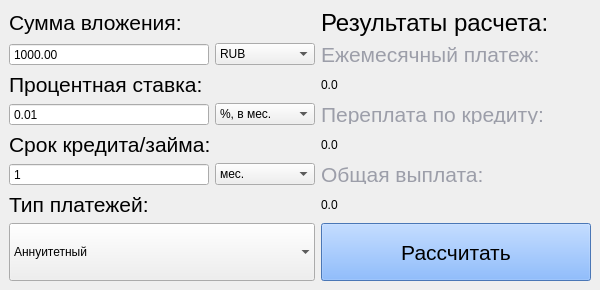
<?xml version="1.0" encoding="UTF-8"?>
<ui version="4.0">
 <class>CreditCalc</class>
 <widget class="QMainWindow" name="CreditCalc">
  <property name="geometry">
   <rect>
    <x>0</x>
    <y>0</y>
    <width>600</width>
    <height>290</height>
   </rect>
  </property>
  <property name="sizePolicy">
   <sizepolicy hsizetype="Expanding" vsizetype="Expanding">
    <horstretch>0</horstretch>
    <verstretch>0</verstretch>
   </sizepolicy>
  </property>
  <property name="minimumSize">
   <size>
    <width>600</width>
    <height>280</height>
   </size>
  </property>
  <property name="maximumSize">
   <size>
    <width>600</width>
    <height>290</height>
   </size>
  </property>
  <property name="windowTitle">
   <string>MainWindow</string>
  </property>
  <widget class="QWidget" name="centralwidget">
   <layout class="QHBoxLayout" name="horizontalLayout">
    <item>
     <layout class="QGridLayout" name="gridLayout_3">
      <item row="3" column="0">
       <widget class="QDoubleSpinBox" name="doubleSpinBox_2">
        <property name="sizePolicy">
         <sizepolicy hsizetype="Minimum" vsizetype="Fixed">
          <horstretch>0</horstretch>
          <verstretch>0</verstretch>
         </sizepolicy>
        </property>
        <property name="minimumSize">
         <size>
          <width>180</width>
          <height>0</height>
         </size>
        </property>
        <property name="maximumSize">
         <size>
          <width>200</width>
          <height>16777215</height>
         </size>
        </property>
        <property name="buttonSymbols">
         <enum>QAbstractSpinBox::NoButtons</enum>
        </property>
        <property name="decimals">
         <number>2</number>
        </property>
        <property name="minimum">
         <double>0.010000000000000</double>
        </property>
       </widget>
      </item>
      <item row="6" column="0">
       <widget class="QLabel" name="label">
        <property name="sizePolicy">
         <sizepolicy hsizetype="Expanding" vsizetype="Maximum">
          <horstretch>0</horstretch>
          <verstretch>0</verstretch>
         </sizepolicy>
        </property>
        <property name="maximumSize">
         <size>
          <width>200</width>
          <height>16777215</height>
         </size>
        </property>
        <property name="font">
         <font>
          <pointsize>16</pointsize>
         </font>
        </property>
        <property name="text">
         <string>Тип платежей:</string>
        </property>
       </widget>
      </item>
      <item row="4" column="2">
       <widget class="QLabel" name="label_8">
        <property name="text">
         <string>0.0</string>
        </property>
       </widget>
      </item>
      <item row="2" column="0">
       <widget class="QLabel" name="label_2">
        <property name="sizePolicy">
         <sizepolicy hsizetype="Expanding" vsizetype="Maximum">
          <horstretch>0</horstretch>
          <verstretch>0</verstretch>
         </sizepolicy>
        </property>
        <property name="maximumSize">
         <size>
          <width>200</width>
          <height>16777215</height>
         </size>
        </property>
        <property name="font">
         <font>
          <pointsize>16</pointsize>
         </font>
        </property>
        <property name="frameShape">
         <enum>QFrame::NoFrame</enum>
        </property>
        <property name="lineWidth">
         <number>2</number>
        </property>
        <property name="text">
         <string>Процентная ставка:</string>
        </property>
       </widget>
      </item>
      <item row="5" column="2">
       <widget class="QLabel" name="label_9">
        <property name="sizePolicy">
         <sizepolicy hsizetype="Preferred" vsizetype="Maximum">
          <horstretch>0</horstretch>
          <verstretch>0</verstretch>
         </sizepolicy>
        </property>
        <property name="minimumSize">
         <size>
          <width>0</width>
          <height>20</height>
         </size>
        </property>
        <property name="maximumSize">
         <size>
          <width>16777215</width>
          <height>20</height>
         </size>
        </property>
        <property name="font">
         <font>
          <pointsize>16</pointsize>
         </font>
        </property>
        <property name="styleSheet">
         <string notr="true">QLabel {
	color: rgb(156, 158, 169);
}</string>
        </property>
        <property name="text">
         <string>Общая выплата:</string>
        </property>
       </widget>
      </item>
      <item row="0" column="2">
       <widget class="QLabel" name="label_4">
        <property name="font">
         <font>
          <pointsize>18</pointsize>
         </font>
        </property>
        <property name="text">
         <string>Результаты расчета:</string>
        </property>
       </widget>
      </item>
      <item row="7" column="0" colspan="2">
       <widget class="QComboBox" name="comboBox">
        <property name="sizePolicy">
         <sizepolicy hsizetype="Expanding" vsizetype="Minimum">
          <horstretch>0</horstretch>
          <verstretch>0</verstretch>
         </sizepolicy>
        </property>
        <property name="inputMethodHints">
         <set>Qt::ImhNone</set>
        </property>
        <property name="editable">
         <bool>false</bool>
        </property>
        <property name="sizeAdjustPolicy">
         <enum>QComboBox::AdjustToMinimumContentsLengthWithIcon</enum>
        </property>
        <property name="frame">
         <bool>false</bool>
        </property>
        <item>
         <property name="text">
          <string>Аннуитетный</string>
         </property>
        </item>
        <item>
         <property name="text">
          <string>Дифференцированный</string>
         </property>
        </item>
       </widget>
      </item>
      <item row="2" column="2">
       <widget class="QLabel" name="label_6">
        <property name="text">
         <string>0.0</string>
        </property>
       </widget>
      </item>
      <item row="5" column="1">
       <widget class="QComboBox" name="comboBox_5">
        <property name="sizePolicy">
         <sizepolicy hsizetype="Minimum" vsizetype="Fixed">
          <horstretch>0</horstretch>
          <verstretch>0</verstretch>
         </sizepolicy>
        </property>
        <property name="minimumSize">
         <size>
          <width>100</width>
          <height>0</height>
         </size>
        </property>
        <property name="maximumSize">
         <size>
          <width>100</width>
          <height>16777215</height>
         </size>
        </property>
        <item>
         <property name="text">
          <string>мес.</string>
         </property>
        </item>
        <item>
         <property name="text">
          <string>год/года</string>
         </property>
        </item>
       </widget>
      </item>
      <item row="1" column="1">
       <widget class="QComboBox" name="comboBox_3">
        <property name="sizePolicy">
         <sizepolicy hsizetype="Minimum" vsizetype="Fixed">
          <horstretch>0</horstretch>
          <verstretch>0</verstretch>
         </sizepolicy>
        </property>
        <property name="minimumSize">
         <size>
          <width>100</width>
          <height>0</height>
         </size>
        </property>
        <property name="maximumSize">
         <size>
          <width>100</width>
          <height>16777215</height>
         </size>
        </property>
        <item>
         <property name="text">
          <string>RUB</string>
         </property>
        </item>
        <item>
         <property name="text">
          <string>USD</string>
         </property>
        </item>
        <item>
         <property name="text">
          <string>EUR</string>
         </property>
        </item>
       </widget>
      </item>
      <item row="3" column="1">
       <widget class="QComboBox" name="comboBox_4">
        <property name="sizePolicy">
         <sizepolicy hsizetype="Minimum" vsizetype="Fixed">
          <horstretch>0</horstretch>
          <verstretch>0</verstretch>
         </sizepolicy>
        </property>
        <property name="minimumSize">
         <size>
          <width>100</width>
          <height>0</height>
         </size>
        </property>
        <property name="maximumSize">
         <size>
          <width>100</width>
          <height>16777215</height>
         </size>
        </property>
        <item>
         <property name="text">
          <string>%, в мес.</string>
         </property>
        </item>
        <item>
         <property name="text">
          <string>%, в год.</string>
         </property>
        </item>
       </widget>
      </item>
      <item row="6" column="2">
       <widget class="QLabel" name="label_10">
        <property name="text">
         <string>0.0</string>
        </property>
       </widget>
      </item>
      <item row="1" column="0">
       <widget class="QDoubleSpinBox" name="doubleSpinBox">
        <property name="sizePolicy">
         <sizepolicy hsizetype="Minimum" vsizetype="Fixed">
          <horstretch>0</horstretch>
          <verstretch>0</verstretch>
         </sizepolicy>
        </property>
        <property name="minimumSize">
         <size>
          <width>180</width>
          <height>0</height>
         </size>
        </property>
        <property name="maximumSize">
         <size>
          <width>200</width>
          <height>16777215</height>
         </size>
        </property>
        <property name="buttonSymbols">
         <enum>QAbstractSpinBox::NoButtons</enum>
        </property>
        <property name="keyboardTracking">
         <bool>true</bool>
        </property>
        <property name="decimals">
         <number>2</number>
        </property>
        <property name="minimum">
         <double>1000.000000000000000</double>
        </property>
        <property name="maximum">
         <double>1000000000.000000000000000</double>
        </property>
       </widget>
      </item>
      <item row="0" column="0">
       <widget class="QLabel" name="label_1">
        <property name="sizePolicy">
         <sizepolicy hsizetype="Expanding" vsizetype="Maximum">
          <horstretch>0</horstretch>
          <verstretch>0</verstretch>
         </sizepolicy>
        </property>
        <property name="maximumSize">
         <size>
          <width>200</width>
          <height>16777215</height>
         </size>
        </property>
        <property name="font">
         <font>
          <pointsize>16</pointsize>
         </font>
        </property>
        <property name="frameShape">
         <enum>QFrame::NoFrame</enum>
        </property>
        <property name="lineWidth">
         <number>6</number>
        </property>
        <property name="text">
         <string>Сумма вложения:</string>
        </property>
       </widget>
      </item>
      <item row="4" column="0">
       <widget class="QLabel" name="label_3">
        <property name="sizePolicy">
         <sizepolicy hsizetype="Expanding" vsizetype="Maximum">
          <horstretch>0</horstretch>
          <verstretch>0</verstretch>
         </sizepolicy>
        </property>
        <property name="maximumSize">
         <size>
          <width>200</width>
          <height>16777215</height>
         </size>
        </property>
        <property name="font">
         <font>
          <pointsize>16</pointsize>
         </font>
        </property>
        <property name="frameShape">
         <enum>QFrame::NoFrame</enum>
        </property>
        <property name="lineWidth">
         <number>2</number>
        </property>
        <property name="text">
         <string>Срок кредита/займа:</string>
        </property>
       </widget>
      </item>
      <item row="3" column="2">
       <widget class="QLabel" name="label_7">
        <property name="sizePolicy">
         <sizepolicy hsizetype="Preferred" vsizetype="Maximum">
          <horstretch>0</horstretch>
          <verstretch>0</verstretch>
         </sizepolicy>
        </property>
        <property name="minimumSize">
         <size>
          <width>0</width>
          <height>20</height>
         </size>
        </property>
        <property name="maximumSize">
         <size>
          <width>16777215</width>
          <height>20</height>
         </size>
        </property>
        <property name="font">
         <font>
          <pointsize>16</pointsize>
         </font>
        </property>
        <property name="styleSheet">
         <string notr="true">QLabel {
	color: rgb(156, 158, 169);
}</string>
        </property>
        <property name="text">
         <string>Переплата по кредиту:</string>
        </property>
       </widget>
      </item>
      <item row="5" column="0">
       <widget class="QDoubleSpinBox" name="doubleSpinBox_3">
        <property name="sizePolicy">
         <sizepolicy hsizetype="Minimum" vsizetype="Fixed">
          <horstretch>0</horstretch>
          <verstretch>0</verstretch>
         </sizepolicy>
        </property>
        <property name="minimumSize">
         <size>
          <width>180</width>
          <height>0</height>
         </size>
        </property>
        <property name="maximumSize">
         <size>
          <width>200</width>
          <height>16777215</height>
         </size>
        </property>
        <property name="buttonSymbols">
         <enum>QAbstractSpinBox::NoButtons</enum>
        </property>
        <property name="decimals">
         <number>0</number>
        </property>
        <property name="minimum">
         <double>1.000000000000000</double>
        </property>
        <property name="maximum">
         <double>30.000000000000000</double>
        </property>
       </widget>
      </item>
      <item row="1" column="2">
       <widget class="QLabel" name="label_5">
        <property name="sizePolicy">
         <sizepolicy hsizetype="Minimum" vsizetype="Maximum">
          <horstretch>0</horstretch>
          <verstretch>0</verstretch>
         </sizepolicy>
        </property>
        <property name="minimumSize">
         <size>
          <width>0</width>
          <height>20</height>
         </size>
        </property>
        <property name="maximumSize">
         <size>
          <width>16777215</width>
          <height>20</height>
         </size>
        </property>
        <property name="font">
         <font>
          <pointsize>16</pointsize>
         </font>
        </property>
        <property name="styleSheet">
         <string notr="true">QLabel {
	color: rgb(156, 158, 169);
}</string>
        </property>
        <property name="text">
         <string>Ежемесячный платеж:</string>
        </property>
       </widget>
      </item>
      <item row="7" column="2">
       <widget class="QPushButton" name="pushButton">
        <property name="sizePolicy">
         <sizepolicy hsizetype="Minimum" vsizetype="Expanding">
          <horstretch>0</horstretch>
          <verstretch>0</verstretch>
         </sizepolicy>
        </property>
        <property name="font">
         <font>
          <pointsize>16</pointsize>
         </font>
        </property>
        <property name="styleSheet">
         <string notr="true">QPushButton {
	background-color: rgb(104, 166, 255);
}
QPushButton::pressed {
	background-color: rgb(195, 232, 255);
}</string>
        </property>
        <property name="text">
         <string>Рассчитать</string>
        </property>
        <property name="autoDefault">
         <bool>true</bool>
        </property>
        <property name="default">
         <bool>false</bool>
        </property>
       </widget>
      </item>
     </layout>
    </item>
   </layout>
  </widget>
 </widget>
 <resources/>
 <connections/>
</ui>
